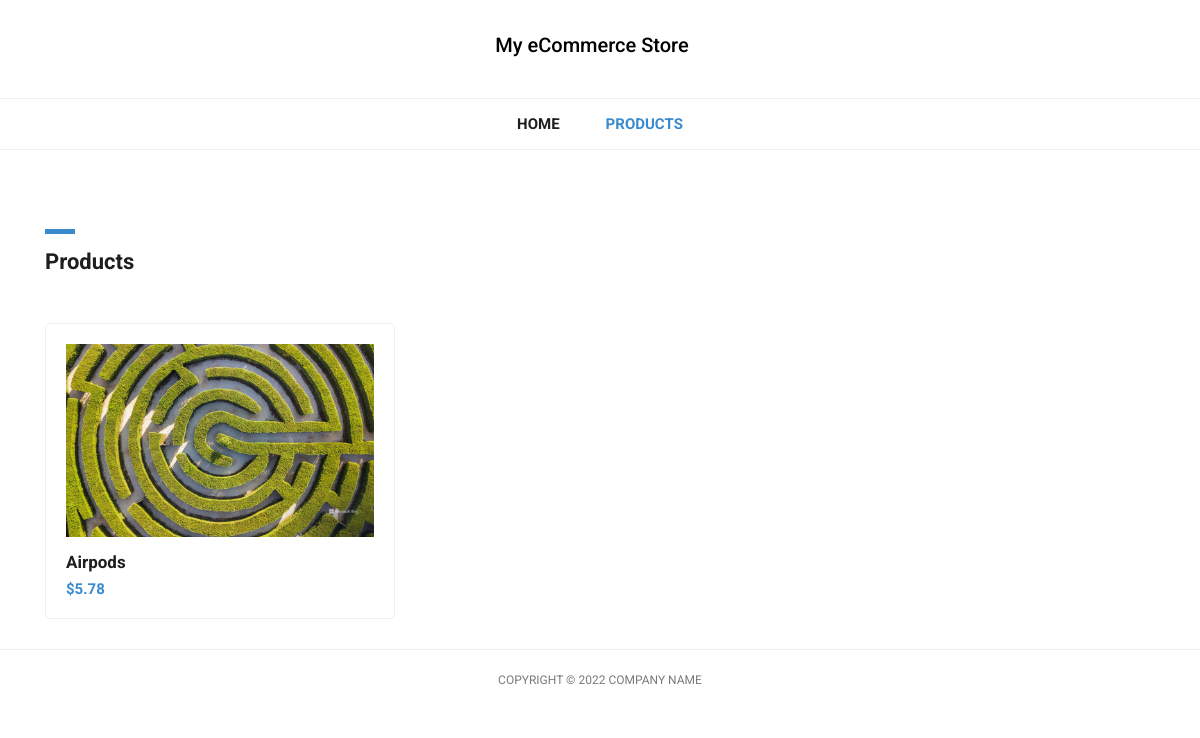
Before: /products/ with the older database file.
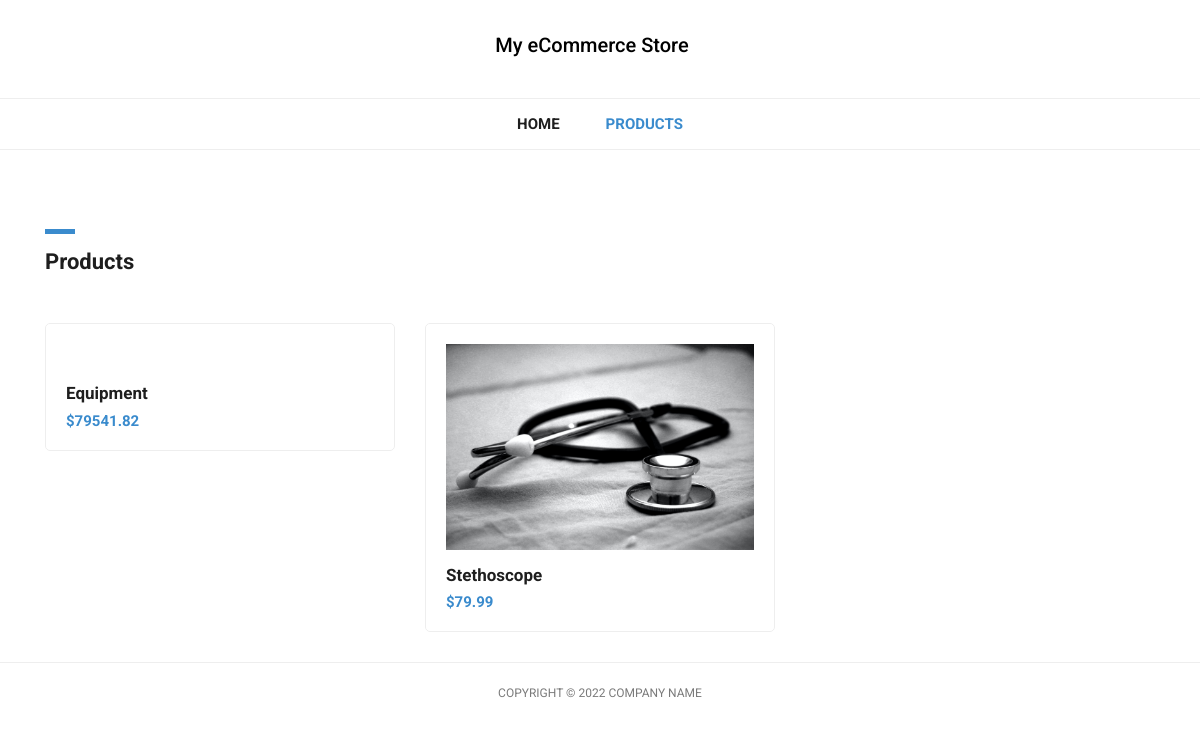
After: the same page with the newer database file.
### eCommerceApp/models.py (models this page shows, shortened)
class Product(models.Model):
    name = models.CharField(max_length=500)
    image = models.ImageField(upload_to='images')
    description = models.TextField()
    availableUnit = models.IntegerField(default=1)
    price = models.DecimalField(max_digits=10, decimal_places=2)

### eCommerceApp/views.py (the view)
# urls.py: path('products/', views.product_list, name='product_list'),
def product_list(request):
    products = Product.objects.all()
    context = {
        'products' : products
    }
    return render(request, 'eCommerceApp/products.html', context)

### eCommerceApp/templates/eCommerceApp/products.html (shortened to what this page needs)
{% load static %}
<!DOCTYPE html>
<html lang="en">
  <head>
    <link href="{% static 'css/bootstrap.min.css' %}" rel="stylesheet">
    <link rel="stylesheet" href="{% static 'css/fontawesome.css' %}">
    <link rel="stylesheet" href="{% static 'css/tooplate-main.css' %}">
    <link rel="stylesheet" href="{% static 'css/owl.css' %}">
  </head>
  <body>
    <nav class="navbar navbar-expand-lg navbar-dark bg-dark static-top">
      <div class="container">
        <a class="navbar-brand" href="#"><h5 style="color:black">My eCommerce Store</h5></a>
        <div class="collapse navbar-collapse" id="navbarResponsive">
          <ul class="navbar-nav ml-auto">
            <li class="nav-item">
              <a class="nav-link" href="{% url 'eCommerceApp:index' %}">Home</a>
            </li>
            <li class="nav-item active">
              <a class="nav-link" href="{% url 'eCommerceApp:product_list' %}">Products
              </a>
            </li>
          </ul>
        </div>
      </div>
    </nav>
    <div class="featured-page">
      <div class="container">
        <div class="row">
          <div class="col-md-4 col-sm-12">
            <div class="section-heading">
              <div class="line-dec"></div>
              <h1>Products</h1>
            </div>
          </div>
        </div>
      </div>
    </div>
    <div class="featured container no-gutter">
        <div class="row posts">
          {% for product in products %}
            <div id="" class="item new col-md-4">
              <a href="{% url 'eCommerceApp:product_detail' id=product.id %}">
                <div class="featured-item">
                  <img src="{{ product.image.url }}" alt="">
                  <h4>{{ product.name }}</h4>
                  <h6>${{ product.price }}</h6>
                </div>
              </a>
            </div>
          {% endfor %}
        </div>
    </div>
    <div class="sub-footer">
      <div class="container">
        <div class="row">
          <div class="col-md-12">
            <div class="copyright-text">
              <p>Copyright &copy; 2022 Company Name</p>
            </div>
          </div>
        </div>
      </div>
    </div>
  </body>
</html>

### eCommerceApp/static/css/tooplate-main.css (style rules this page uses)
body { font-family: 'Roboto', sans-serif; transition: all 0.5s; }
p { margin-bottom: 0px; font-size: 14px; color: #4a4a4a; line-height: 24px; }
a { text-decoration: none!important; }
.copyright-text { text-transform: uppercase; }
.section-heading { margin-top: 80px; margin-bottom: 40px; }
.section-heading .line-dec { width: 30px; height: 5px; background-color: #3a8bcd; }
.section-heading h1 { font-size: 22px; font-weight: 700; color: #1e1e1e; margin-top: 15px; }
.navbar .navbar-brand { text-align: center; width: 100%; position: relative; padding: 25px 0px; }
.bg-dark { background-color: #fff!important; border-bottom: 1px solid #eee; }
#navbarResponsive { z-index: 999; position: absolute; left: 50%; top: 105px; transform: translateX(-50%); }
.navbar-dark .navbar-nav .nav-item { margin: 0px 15px; }
.navbar-dark .navbar-nav .nav-link { text-transform: uppercase; font-size: 15px; font-weight: 700; color: #1e1e1e; transition: all 0.5s; }
.navbar-dark .navbar-nav .nav-link:hover, .navbar-dark .navbar-nav .active>.nav-link, .navbar-dark .navbar-nav .nav-link.active, .navbar-dark .navbar-nav .nav-link.show, .navbar-dark .navbar-nav .show>.nav-link { color: #3a8bcd; }
.navbar:after { width: 100%; height: 1px; background-color: #eee; content: ''; position: absolute; left: 0; bottom: -52px; }
.featured-item { border-radius: 5px; border: 1px solid #eee; padding: 20px; transition: all 0.5s; }
.featured-item img { width: 100%; }
.featured-item h4 { font-size: 17px; font-weight: 700; color: #1e1e1e; margin-top: 15px; transition: all 0.5s; }
.featured-item h6 { color: #3a8bcd; font-size: 15px; font-weight: 700; margin-bottom: 0px; }
.sub-footer { border-top: 1px solid #eee; text-align: center; }
.sub-footer p { font-size: 12px; color: #7a7a7a; line-height: 60px; }
.featured-page { margin-top: 130px; margin-bottom: 40px; }
.featured-page .section-heading { margin-top: 0px; margin-bottom: 0px; }
.featured .featured-item { margin-bottom: 30px; text-decoration: none; }
.featured .featured-item h4 { transition: all 0.5s; }
.isotope, .isotope .item { -webkit-transition-duration: 0.8s; -moz-transition-duration: 0.8s; -ms-transition-duration: 0.8s; -o-transition-duration: 0.8s; transition-duration: 0.8s; }
.isotope { -webkit-transition-property: height, width; -moz-transition-property: height, width; -ms-transition-property: height, width; -o-transition-property: height, width; transition-property: height, width; }
.isotope .item { -webkit-transition-property: -webkit-transform, opacity; -moz-transition-property: -moz-transform, opacity; -ms-transition-property: -ms-transform, opacity; -o-transition-property: top, left, opacity; transition-property: transform, opacity; }

Changed rows visible on the page:
removed Product: image (picture), name "Airpods", price "5.78"
added Product: name "Equipment", price "79541.82"
added Product: image (picture), name "Stethoscope", price "79.99"
